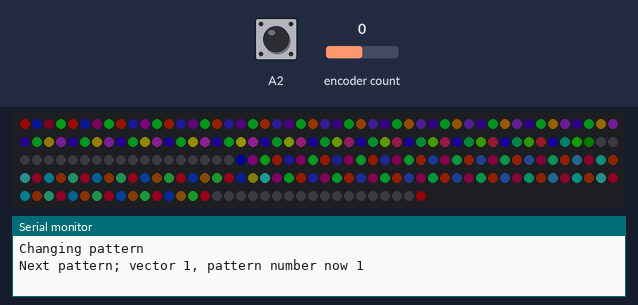
This sketch was run on a simulated Arduino Uno, built with avr-gcc and run on an emulated ATmega328P. On the bench: 234 RGB LEDs in strip order, left to right, continuing on the next row, the last lines printed to the serial monitor. The inputs (shaded band) are chosen by the test bench; at power-on: encoder count 0, A2 HIGH. Dim RGB values are drawn brighter than linear; colours are those a GRB WS2812 strip shows for the declared byte order.

Above: at 1.2 s.
1.3 s: encoder count set to 1
At 1.54 s:
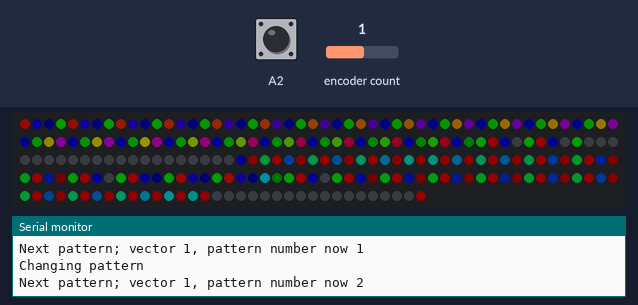
2.8 s: encoder count set to 2
At 3.3 s:
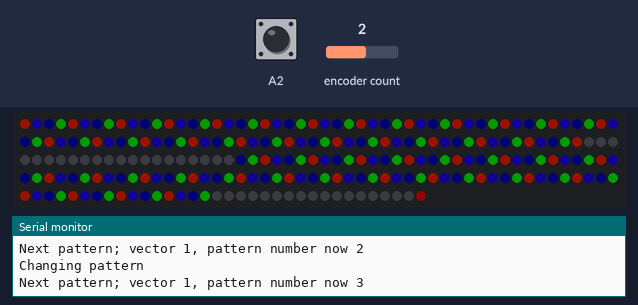
5.7 s: encoder count set to 3
At 6.1 s:
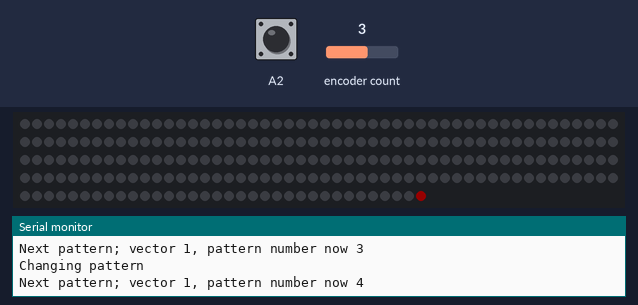
Timing chart, 0 to 8.7 s (numbered marks = the images above; inputs shaded):
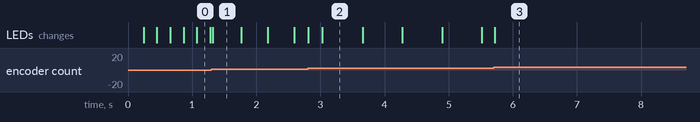

The sketch:

parkwyrth_transom.ino
```cpp
#include <ClickEncoder.h>
#include <TimerOne.h>
#include "FastLED.h"
#include "FastLED_RGBW.h"
#define NUM_LEDS 175
CRGBW leds[NUM_LEDS];
CRGB *ledsRGB = (CRGB *) &leds[0];
uint8_t luma = 30; // global brightness
uint8_t geom_bottom_center[2] = {26,47};
uint8_t geom_bottom_left[2] = {47,73};
uint8_t geom_side_left[2] = {73,89};
uint8_t geom_top_left[2] = {89,114};
uint8_t geom_top_center[2] = {114,135};
uint8_t geom_top_right[2] = {135,162};
uint8_t geom_side_right[2] = {162,NUM_LEDS};
uint8_t geom_bottom[2] = {0,73};
uint8_t geom_top[2] = {89,162};

ClickEncoder *encoder;
int16_t last, value;

void timerIsr() {
  encoder->service();
}

void setup() {
  Serial.begin(9600);
  encoder = new ClickEncoder(A1, A0, A2, 1);
  Timer1.initialize(10000);
  Timer1.attachInterrupt(timerIsr);
  last = -1;
  FastLED.addLeds<WS2812B, 6, RGB>(ledsRGB, getRGBWsize(NUM_LEDS));
  FastLED.setBrightness(luma);
}

// List of patterns to cycle through.  Each is defined as a separate function below.
typedef void (*SimplePatternList[])();
SimplePatternList gPatterns = { fillWWhite, pastel1, rainbow, slowRainbowFade, dimWhiteNumber };
int16_t gCurrentPatternNumber = 0; // Index number of which pattern is current
uint8_t gHue = 0; // rotating "base color" used by many of the patterns

void loop() {
  //value += encoder->getValue();
  /*if (value > last) {
    last = value;
    Serial.println("Incremented");
    nextPattern(1);
  } else if (value < last) {
    last = value;
    Serial.println("Decremented");
    nextPattern(-1);
  }*/
  /*if (value != last) {
    last = value;
    Serial.print("Encoder Value: ");
    Serial.println(value);
    nextPattern(value);
  }*/
  value += encoder->getValue();
  if (value != last) {
    last = value;
    Serial.println("Changing pattern");
    nextPattern(1);
  }
  /*ClickEncoder::Button b = encoder->getButton();
  if (b != ClickEncoder::Open) {
      Serial.println("ClickEncoder::Clicked");
  }*/
  gPatterns[gCurrentPatternNumber]();
  FastLED.show();
}


#define ARRAY_SIZE(A) (sizeof(A) / sizeof((A)[0]))

void nextPattern(int16_t vector){
  blackoutRGB();
  blackoutW();
  gCurrentPatternNumber = (gCurrentPatternNumber + vector) % ARRAY_SIZE(gPatterns);
  Serial.print("Next pattern; vector ");
  Serial.print(vector);
  Serial.print(", pattern number now ");
  Serial.println(gCurrentPatternNumber);
}

void geomTest() {
  for(uint8_t i = geom_bottom_center[0]; i < geom_bottom_center[1]; i++){
    leds[i] = CHSV(0, 255, 255);
  }
  /*for(int i = 0; i < 26; i++){
    leds[i] = CHSV(0, 255, 255);
  }
  for(int i = 26; i < 47; i++){
    leds[i] = CHSV(90, 255, 255);
  }
  for(int i = 47; i < 73; i++){
    leds[i] = CHSV(0, 255, 255);
  }
  for(int i = 73; i < 89; i++){
    leds[i] = CHSV(180, 255, 255);
  }
  for(int i = 89; i < 114; i++){
    leds[i] = CHSV(0, 255, 255);
  }
  for(int i = 114; i < 135; i++){
    leds[i] = CHSV(90, 255, 255);
  }
  for(int i = 135; i < 162; i++){
    leds[i] = CHSV(0, 255, 255);
  }
  for(int i = 162; i < NUM_LEDS; i++){
    leds[i] = CHSV(180, 255, 255);
  }*/
}

void rainbow(){
  float width_factor = 0.9;
  // lower width factor = spread rainbow farther, higher = fit more rainbows
  // good values are 0.2 -> 2
  for(int i = 0; i < NUM_LEDS; i++){
    leds[i] = CHSV((i * 256 / NUM_LEDS * width_factor) + gHue, 255, 255);
  }
  EVERY_N_MILLISECONDS( 400 ) { gHue++; }
  noSides();
}

void slowRainbowFade(){
  for(int i = 0; i < NUM_LEDS; i++){
    leds[i] = CHSV(gHue, 255, 255);
  }
  EVERY_N_MILLISECONDS( 200 ) { gHue++; }
  noSides();
}

void pastel1(){
  float width_factor = 0.8;
  // lower width factor = spread rainbow farther, higher = fit more rainbows
  // good values are 0.2 -> 2
  for(int i = 0; i < NUM_LEDS; i++){
    leds[i] = CHSV((i * 256 / NUM_LEDS * width_factor) + gHue, 255, 255);
    leds[i].w = luma+5;
  }
  EVERY_N_MILLISECONDS( 200 ) { gHue++; }
  noSides();
}

void dimWhiteNumber() {
  for(uint8_t i = geom_bottom_center[0]; i < geom_bottom_center[1]; i++){
    leds[i].w = 5;
  }
}

void noSides() {
  for(uint8_t i = geom_side_left[0]; i < geom_side_left[1]; i++){
    leds[i] = 0;
  }
  for(uint8_t i = geom_side_right[0]; i < geom_side_right[1]; i++){
    leds[i] = 0;
  }
}

void fillWWhite(){
  for(int i = 0; i < NUM_LEDS; i++){
    leds[i].w = luma;
  }
  noSides();
}
void blackoutW() {
  for(int i = 0; i < NUM_LEDS; i++){
    leds[i].w = 0;
  }
}

void blackoutRGB() {
  for(int i = 0; i < NUM_LEDS; i++){
    leds[i].r = 0;
    leds[i].g = 0;
    leds[i].b = 0;
  }
}
```

FastLED_RGBW.h
```cpp
/* FastLED_RGBW
 *
 * Hack to enable SK6812 RGBW strips to work with FastLED.
 *
 * Original code by Jim Bumgardner (http://krazydad.com).
 * Modified by David Madison (http://partsnotincluded.com).
 *
*/

#ifndef FastLED_RGBW_h
#define FastLED_RGBW_h

struct CRGBW  {
	union {
		struct {
			union {
				uint8_t g;
				uint8_t green;
			};
			union {
				uint8_t r;
				uint8_t red;
			};
			union {
				uint8_t b;
				uint8_t blue;
			};
			union {
				uint8_t w;
				uint8_t white;
			};
		};
		uint8_t raw[4];
	};

	CRGBW(){}

	CRGBW(uint8_t rd, uint8_t grn, uint8_t blu, uint8_t wht){
		r = rd;
		g = grn;
		b = blu;
		w = wht;
	}

	inline void operator = (const CRGB c) __attribute__((always_inline)){
		this->r = c.r;
		this->g = c.g;
		this->b = c.b;
		this->white = 0;
	}
};

inline uint16_t getRGBWsize(uint16_t nleds){
	uint16_t nbytes = nleds * 4;
	if(nbytes % 3 > 0) return nbytes / 3 + 1;
	else return nbytes / 3;
}

#endif
```

Measured:
- after the input at 2.8 s, the LEDs: first change at once (image 2 shows a later state)
- after the input at 5.7 s, the LEDs: change at once (image 3)
